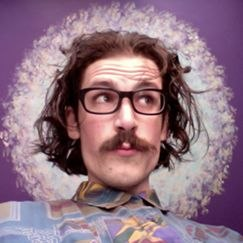
#> input picture ComputerVision/imgs/photo.jpg, 243 x 243 px
$ jupyter execute ImagePreprocessingTasksipynb.ipynb   (older library calls are emulated)
#> lines starting #> are read from the running program, lines starting #| are printed output that depends on the picture; after the words box and inside, x2 and y2 are one past the last pixel; in counts of white or black regions, pixels touching at a corner belong together
[cell 1]
import cv2
import numpy as np

## Task 1: Image Thresholding Techniques

## Thresholding Methods Comparison

| Method | Description | Output Behavior | Typical Applications | Advantages | Limitations |
|:-------|:------------|:----------------|:---------------------|:-----------|:------------|
| **THRESH_BINARY** | Converts the image into a black-and-white image. | Pixels > threshold → **255**, Pixels ≤ threshold → **0**. | Object detection, OCR, image segmentation. | Fast, simple, easy to separate objects from the background. | Loses grayscale details and is sensitive to lighting. |
| **THRESH_BINARY_INV** | Inverse of Binary thresholding. | Pixels > threshold → **0**, Pixels ≤ threshold → **255**. | Detecting dark objects, creating inverse masks. | Useful when the object is darker than the background. | Also removes grayscale information. |
| **THRESH_TRUNC** | Limits bright pixel values to the threshold. | Pixels > threshold → **threshold**, Pixels ≤ threshold → **unchanged**. | Brightness control, image preprocessing. | Preserves dark details while reducing bright regions. | Does not create a binary image. |
| **THRESH_TOZERO** | Removes dark pixels and keeps bright pixels. | Pixels > threshold → **unchanged**, Pixels ≤ threshold → **0**. | Highlighting bright objects, feature extraction. | Preserves the original intensity of bright regions. | Dark details are lost. |
| **THRESH_TOZERO_INV** | Removes bright pixels and keeps dark pixels. | Pixels > threshold → **0**, Pixels ≤ threshold → **unchanged**. | Highlighting dark objects, shadow analysis. | Preserves the original intensity of dark regions. | Bright details are lost. |

### Quick Rule

| Method | Easy to Remember |
|:-------|:-----------------|
| **THRESH_BINARY** | Bright → White, Dark → Black |
| **THRESH_BINARY_INV** | Bright → Black, Dark → White |
| **THRESH_TRUNC** | Cap bright pixels at the threshold |
| **THRESH_TOZERO** | Keep only bright pixels |
| **THRESH_TOZERO_INV** | Keep only dark pixels |

[cell 2]
# Convert a grayscale image into a binary image using different thresholding methods in OpenCV.

grayimg=cv2.imread('imgs/photo.jpg',0)
#> grayimg: shape (243, 243); min 0, max 255, mean 125.6

# if the pixel val > threshold(127) convert it tto white 255 else convert it black 0 , make it black and white image
thresh,BinaryImg1=cv2.threshold(grayimg,127,255,cv2.THRESH_BINARY)
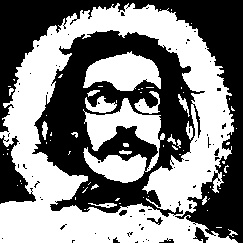
#> BinaryImg1: shape (243, 243); 51.1% white; 76 black regions (67 under 20 px), largest, box (x1, y1, x2, y2) and area: (32, 30, 205, 217) 14694, (0, 0, 243, 243) 12396, (0, 135, 36, 204) 1252
# if the pixel val <= threshold (127) convert it to white else covert it to black 0
thresh,BinaryImg2=cv2.threshold(grayimg,127,255,cv2.THRESH_BINARY_INV)
# if the pixel val  > threshold (127) covert it to 127
thresh,BinaryImg3=cv2.threshold(grayimg,127,255,cv2.THRESH_TRUNC)
# if the pixel val > threshold (127)  keep it , if it smaller or equal covert it to 0 black
thresh,BinaryImg4=cv2.threshold(grayimg,127,255,cv2.THRESH_TOZERO)
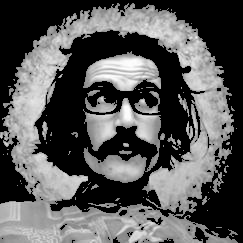
#> BinaryImg4: shape (243, 243); min 0, max 255, mean 88.1
# it the pixel val > threshold (127) covert it to 0 , if it smaller or equal keep it
thresh,BinaryImg5=cv2.threshold(grayimg,127,255,cv2.THRESH_TOZERO_INV)
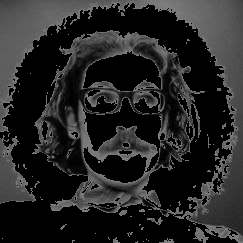
#> BinaryImg5: shape (243, 243); min 0, max 127, mean 37.5


cv2.imshow("Method 1 of binaryImg",BinaryImg1)
cv2.imshow("Method 2 of binaryImg",BinaryImg2)
cv2.imshow("Method 3 of binaryImg",BinaryImg3)
cv2.imshow("Method 4 of binaryImg",BinaryImg4)
cv2.imshow("Method 5 of binaryImg",BinaryImg5)

cv2.waitKey(0)

## Task 2: Edge Detection Techniques

## Edge Detection Algorithms Comparison

| Method | Order of Derivative | Edge Detection Approach | Noise Sensitivity | Computational Complexity | Advantages | Disadvantages | Typical Applications |
|:-------|:--------------------|:------------------------|:------------------|:-------------------------|:-----------|:--------------|:---------------------|
| **Laplacian** | **Second-order** | Detects edges by finding rapid intensity changes in all directions. | **High** (very sensitive to noise) | **Low** | Detects edges in every direction, simple to implement. | Produces noisy edges and cannot determine edge direction. | General edge detection, image enhancement, blob detection. |
| **Sobel** | **First-order** | Computes image gradients in the **X** and **Y** directions separately. | **Medium** | **Low** | Detects edge direction, less sensitive to noise than Laplacian. | Less accurate for diagonal edges and fine details. | Object detection, feature extraction, image preprocessing. |
| **Scharr** | **First-order** | Improved Sobel operator using optimized kernels for more accurate gradients. | **Medium-Low** | **Low-Medium** | More accurate than Sobel, especially for small kernels (3×3). | Slightly higher computation than Sobel. | Computer vision, feature extraction, image analysis. |
| **Canny** | **First-order** (uses image gradients) | Multi-stage detector: Gaussian Blur → Gradient → Non-Maximum Suppression → Double Threshold → Edge Tracking. | **Low** | **High** | Produces thin, accurate, and continuous edges with low noise. | More computationally expensive and requires threshold tuning. | Object detection, lane detection, medical imaging, robotics, computer vision. |

### Quick Summary

| Method | Easy to Remember |
|:-------|:-----------------|
| **Laplacian** | Detects **all edges** but is **very sensitive to noise**. |
| **Sobel** | Detects **horizontal and vertical edges** using image gradients. |
| **Scharr** | An **improved Sobel** with more accurate edge detection. |
| **Canny** | The **best overall edge detector**; accurate, thin edges with noise removal. |

[cell 3]
# edge detection deal with grayscale image

grayimg=cv2.imread('imgs/photo.jpg',0)

# Detect edges in all direction using second derivative
laplicianIMG=cv2.Laplacian(grayimg,cv2.CV_64F)
cv2.imshow("LaplicianIMG",laplicianIMG)
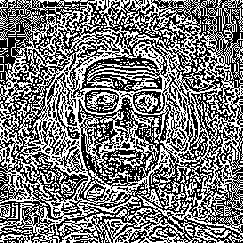
#> window 'LaplicianIMG': shape (243, 243); 47.4% white in thin lines or dots

# use first derivative
# horizontal axes kernal detect vertical direction
sobleIMGx=cv2.Sobel(grayimg,cv2.CV_64F,1,0)
cv2.imshow("SobelImgx",sobleIMGx)
# vertical aces kernal detect horizontal direction
sobleIMGy=cv2.Sobel(grayimg,cv2.CV_64F,0,1)
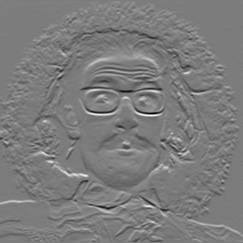
#> sobleIMGy: shape (243, 243) float64; min -752, max 793, mean 2; drawn with min black and max white
cv2.imshow("SobelImgy",sobleIMGy)

# Imporved version of soble use first derivative
sharrIMGx=cv2.Scharr(grayimg,cv2.CV_64F,1,0)
cv2.imshow("SharrImgx",sharrIMGx)
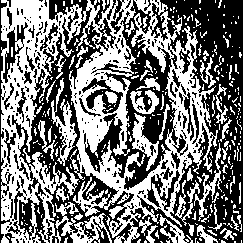
#> window 'SharrImgx': shape (243, 243); 47.3% white; 323 white regions (267 under 20 px), largest, box (x1, y1, x2, y2) and area: (1, 0, 218, 243) 20481, (55, 202, 112, 243) 785, (51, 78, 77, 166) 702
# vertical aces kernal detect horizontal direction
sharrIMGy=cv2.Scharr(grayimg,cv2.CV_64F,0,1)
cv2.imshow("SharrImgy",sharrIMGy)
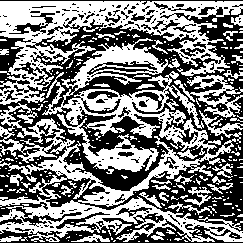
#> window 'SharrImgy': shape (243, 243); 50% white; 276 white regions (230 under 20 px), largest, box (x1, y1, x2, y2) and area: (0, 38, 243, 242) 16189, (0, 1, 243, 105) 8499, (174, 75, 243, 118) 962

#pixel > 200 are strong edges , pixel < 100 are noise , what lies between are weak edges , if weak edge connect to strong edge we kept it else we remove it
cannyIMG=cv2.Canny(grayimg,100,200)
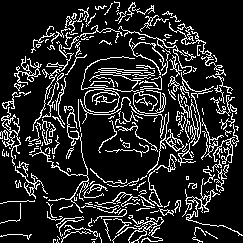
#> cannyIMG: shape (243, 243); 15.2% white in thin lines or dots
cv2.imshow("CannyIMG",cannyIMG)
cv2.waitKey(0)

## Task 3: Harris Corner Detection

<details>
<summary><strong>Harris Corner Detection (OpenCV)</strong></summary>

## Purpose
Harris Corner Detection is used to **detect corners (interest points)** in an image.
A corner is a point where **two or more edges meet**. These points are useful for:

- Object detection
- Image matching
- Image stitching (Panorama)
- Feature extraction
- Object tracking

## Results Discussion

- Harris successfully detects **corner points** where two edges intersect.
- The detected corners are highlighted in **red**.
- It is **fast** and works well for images with clear corners.
- It is **rotation invariant**, but **not scale invariant** (zooming the image may reduce accuracy).
- It may also detect extra corners if the image contains **noise**.

---

## Key Functions

| Function | Role |
|----------|------|
| `cv2.cornerHarris()` | Computes the corner response for every pixel. |
| `cv2.dilate()` | Enlarges detected corners to make them easier to see. |
| `corners.max()` | Finds the strongest corner response. |
| `img[corners > 0.01 * corners.max()]` | Selects strong corners using a threshold. |
| `[0,0,255]` | Colors the selected corner pixels **red** (BGR format). |

</details>

[cell 4]
# Harris requries float32 image since it make matrix multiplication and produce decimal values
img=cv2.imread("imgs/photo.jpg")
#> img is the input picture: shape (243, 243, 3); mean B, G, R 129.9, 115.3, 144.3
gray = np.float32(grayimg)

# Apply Harris Corner Detection and check if pixel corner or not
# 2 size of window that we check by on each pixel
# 3 sobel kernel size that used to check image gradient
# 0.04 sensetive constant control the strict of harris in deciding if the pixel corner or not
corners = cv2.cornerHarris(gray, 2, 3, 0.04)

# Dilate the corner points to make them more visible increase the affect of corner to make it easy to detect them
corners = cv2.dilate(corners, None)
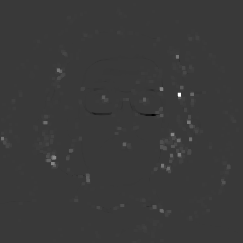
#> corners: shape (243, 243) float32; min -10508596, max 36391140, mean 158688.3; drawn with min black and max white

# Mark detected corners in red
img[corners > 0.01 * corners.max()] = [0, 0, 255]
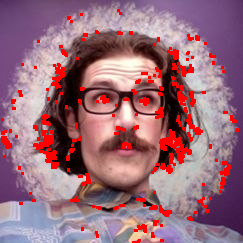
#> img: shape (243, 243, 3); 7.48% of pixels changed, all inside (x1, y1, x2, y2) = (1, 9, 239, 243)

# Display images
cv2.imshow("Original Image", cv2.imread("imgs/photo.jpg"))
cv2.imshow("Detected Corners", img)

cv2.waitKey(0)

$ run again, with ComputerVision/imgs/children.jpg copied over ComputerVision/imgs/photo.jpg
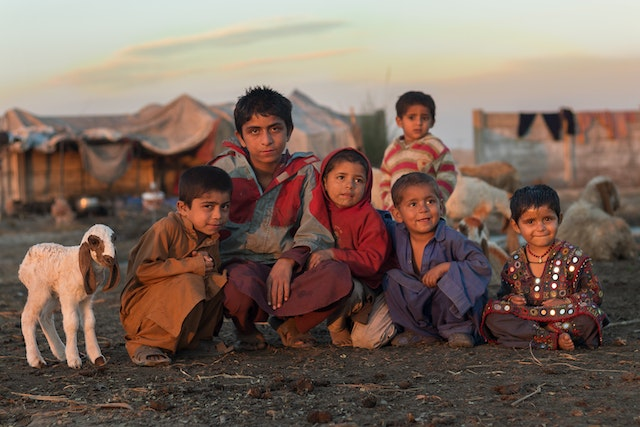
#> input picture ComputerVision/imgs/children.jpg, 640 x 427 px
#> `thresh,BinaryImg1=cv2.threshold(grayimg,127,255,cv2.THRESH_BINARY)`:
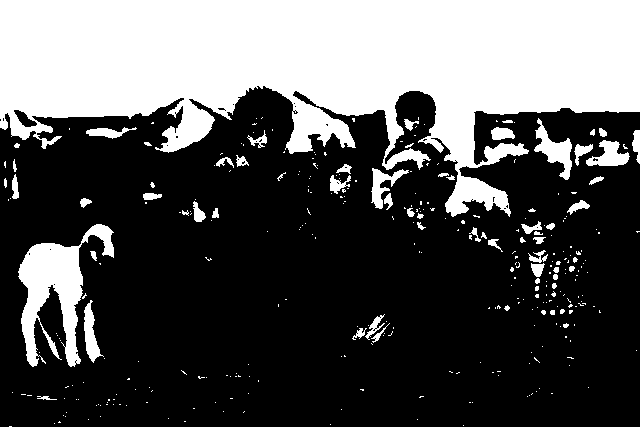
#> BinaryImg1: shape (427, 640); 33.6% white; 333 white regions (270 under 20 px), largest, box (x1, y1, x2, y2) and area: (0, 0, 640, 217) 79003, (18, 224, 114, 367) 5314, (534, 118, 572, 180) 909
#> cannyIMG: shape (427, 640); 8.7% white in thin lines or dots, all inside (x1, y1, x2, y2) = (0, 85, 640, 427)
#> img is the input picture: shape (427, 640, 3); mean B, G, R 92.4, 103.7, 124.1
#> `img[corners > 0.01 * corners.max()] = [0, 0, 255]`:
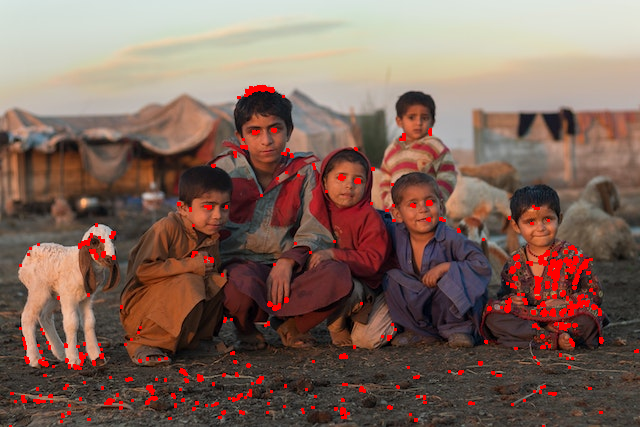
#> img: shape (427, 640, 3); 2.39% of pixels changed, all inside (x1, y1, x2, y2) = (9, 85, 639, 427)

$ run again, with ComputerVision/imgs/girl.jpg copied over ComputerVision/imgs/photo.jpg
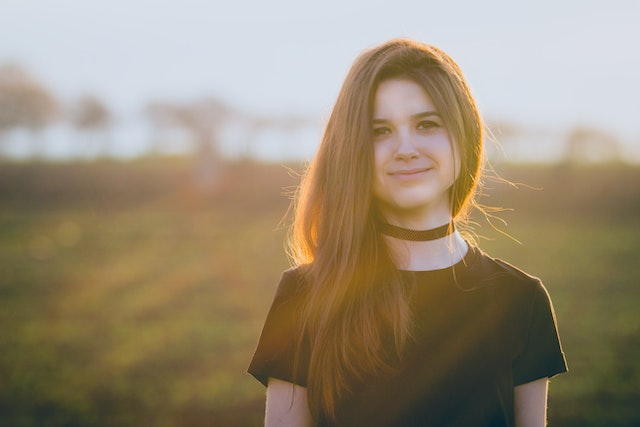
#> input picture ComputerVision/imgs/girl.jpg, 640 x 427 px
#> BinaryImg1: shape (427, 640); 51.9% white; 78 black regions (76 under 20 px), largest, box (x1, y1, x2, y2) and area: (0, 43, 640, 427) 131121, (397, 167, 433, 175) 57
#> cannyIMG: shape (427, 640); 1.1% white in thin lines or dots, all inside (x1, y1, x2, y2) = (247, 41, 569, 427)
#> img is the input picture: shape (427, 640, 3); mean B, G, R 116.2, 138.9, 152.3
#> `img[corners > 0.01 * corners.max()] = [0, 0, 255]`:
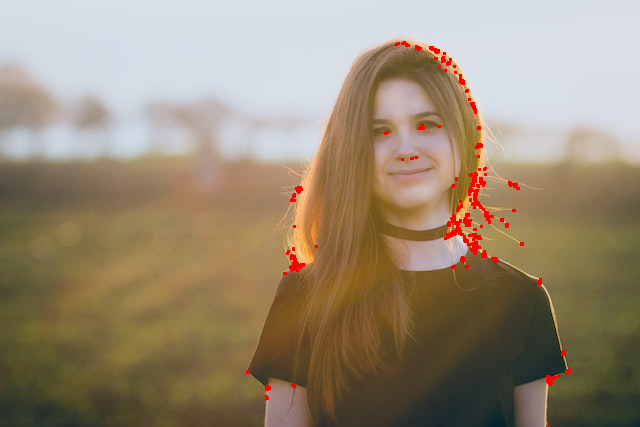
#> img: shape (427, 640, 3); 0.87% of pixels changed, all inside (x1, y1, x2, y2) = (246, 41, 571, 427)
